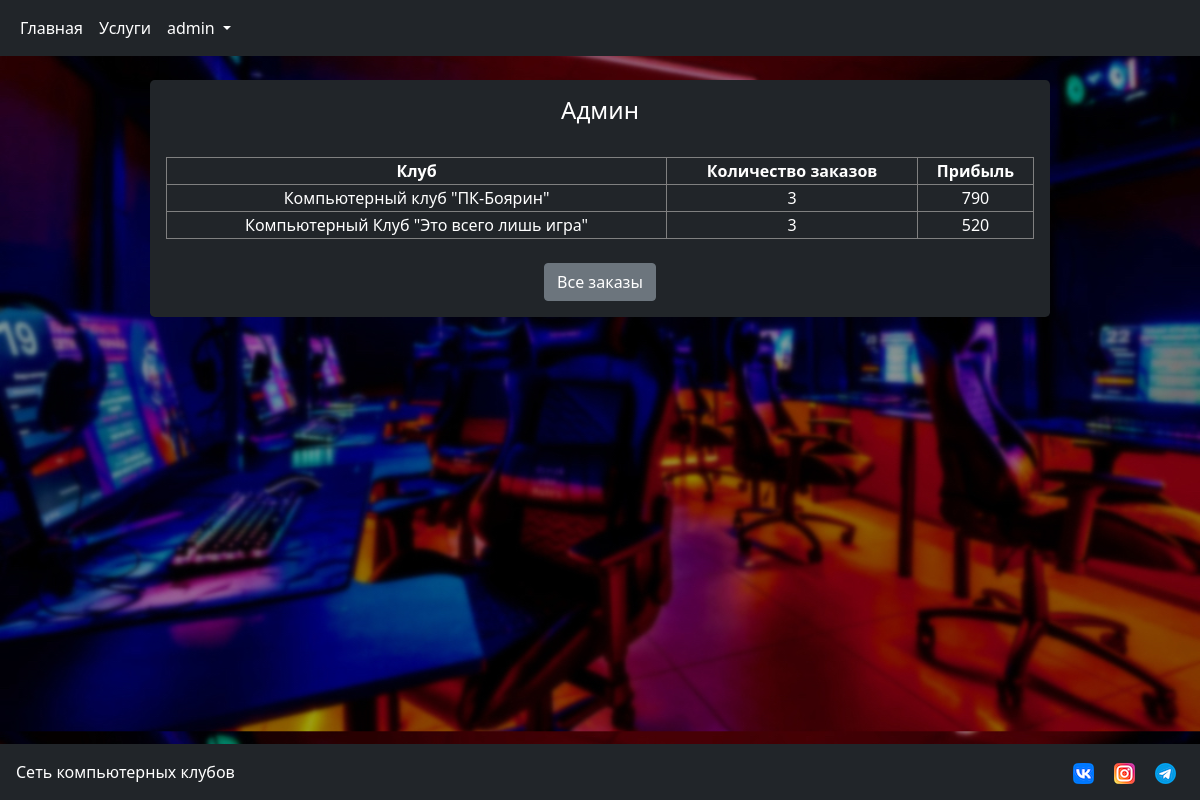
The page /profile/ (signed in) on the database its author committed.
### PCClub/models.py (models this page shows, shortened)
class CustomUser(AbstractUser):
    phone_number = models.PositiveIntegerField(verbose_name='Номер телефона', unique=True, validators=phone_valid)
    profile_image = models.ImageField(upload_to="PCClub/images/%Y/user_avatar/%m/", verbose_name="Фото профиля", default="avatar_default.png", null=True, blank=True)
    def __str__(self):
        return self.username
    class Meta:
        verbose_name = "Пользователь"
        verbose_name_plural = "Пользователи"
        ordering = ['id']

class Clubs(models.Model):
    title = models.CharField(verbose_name="Название", max_length=100, unique=True, blank=False, null=False)
    slug = models.SlugField(verbose_name="Url", max_length=255, unique=True, db_index=True)
    email = models.EmailField(verbose_name="Электронная почта", max_length=100)
    manager_phone = models.PositiveIntegerField(verbose_name='Телефон', validators=phone_valid)
    location = models.CharField(verbose_name="Адрес", max_length=100, unique=True, blank=False, null=False)
    tariffs = models.ManyToManyField(Tariff)
    photo = models.ImageField(upload_to='PCClub/images/club_photo/', verbose_name='Фото', default="default_tariff_photo.png", null=True, blank=True)
    def __str__(self):
        return self.title
    class Meta:
        verbose_name = "Компьютерный клуб"
        verbose_name_plural = "Компьютерные клубы"
        ordering = ['id', 'title']

### PCClub/views.py (the view)
# urls.py: path('profile/', profile, name='profile'),
def profile(request):
    if request.user.id is not None and not request.user.is_superuser:
        user = CustomUser.objects.filter(id=request.user.id)[0]
        orders = Orders.objects.filter(user=request.user)
        return render(request, 'pcclub/profile.html', {'user': user, 'orders': orders})
    elif request.user.is_superuser:
        clubs_orders = []
        for C in Clubs.objects.values('id', 'title'):
            clubs_orders.append(
                [
                    {'Клуб': C.get('title')},
                    {'Количество заказов': Orders.objects.filter(club=C.get('id')).count()},
                    {'Общая прибыль': Orders.objects.filter(club=C.get('id')).aggregate(Sum('cost')).get('cost__sum')}
                ]
            )
        orders = Orders.objects.all()
        return render(request, 'pcclub/profile_admin.html', {'clubs_orders': clubs_orders, 'orders': orders})
    else:
        return render(request, 'pcclub/register.html')

### PCClub/models.py (called while the page is built)
    def __str__(self):
        return self.title

### PCClub/templates/PCClub/profile_admin.html (shortened to what this page needs)
{% extends 'pcclub/base.html' %}
{% load static %}
{% block content %}
    <link type="text/css" rel="stylesheet" href="{% static 'pcclub/css/profile.css' %}">
    <div class="mx-auto mt-4 bg-dark rounded-3 text-white p-3 w-75">
        <h4 align="center">Админ</h4><br>
        <table class="w-100">
            <thead>
                <tr>
                    <th>Клуб</th>
                    <th>Количество заказов</th>
                    <th>Прибыль</th>
                </tr>
            </thead>
            {% for club_order in clubs_orders %}
                <tr>
                    {% for dict in club_order %}
                        {% for v in dict.values %}
                            <td>{{ v }}</td>
                        {% endfor %}
                    {% endfor %}
                </tr>
            {% endfor %}
        </table>
        <br>
        <div align="center"><button class="btn btn-secondary">Все заказы</button></div>
    </div>
{% endblock %}

### PCClub/templates/PCClub/base.html (shortened to what this page needs)
{% load static %}
<!DOCTYPE html>
<html lang="en" class="h-100">
<head>
    <link type="text/css" rel="stylesheet" href="{% static 'pcclub/css/bootstrap.min.css'%}">
    <link type="text/css" rel="stylesheet" href="{% static 'pcclub/css/base.css' %}">
</head>
<body class="d-flex flex-column h-100">
    <nav class="navbar navbar-expand-lg navbar-dark bg-dark py-2">
        <div class="container-fluid">
            <ul class="navbar-nav">
                <li class="nav-item">
                    <a class="nav-link text-white" href="{% url 'home' %}">Главная</a>
                </li>
                <li class="nav-item">
                    <a class="nav-link text-white" href="{% url 'services' %}">Услуги</a>
                </li>
            {% if request.user.is_authenticated %}
                <li class="nav-item dropdown">
                    <a class="nav-link active dropdown-toggle" href="#" id="navbarScrollingDropdown" role="button" data-bs-toggle="dropdown" aria-expanded="false">
                    {{ request.user.username }}
                    </a>
                </li>
            {% endif %}
            </ul>
        </div>
    </nav>
    {% block content %}
    {% endblock %}
    <footer class="footer mt-auto py-3 bg-dark">
        <span class="text-white p-3">Сеть компьютерных клубов</span>
        <div class="pe-3" style="float: right;">
            <a href="#" class="p-2"><img src="{% static 'pcclub/images/vk-logo.png' %}"></a>
            <a href="#" class="p-2"><img src="{% static 'pcclub/images/instagram-logo.png' %}"></a>
            <a href="#" class="p-2"><img src="{% static 'pcclub/images/telegram-logo.png' %}"></a>
        </div>
    </footer>
</body>
</html>

### PCClub/static/PCClub/css/profile.css (style rules this page uses)
table { text-align: center; border: 1px solid grey; }
th { border: 1px solid grey; }
td { border: 1px solid grey; }

### rows shown on the page
CustomUser: user.username "admin"
Clubs: values "Компьютерный клуб \"ПК-Боярин\""
Clubs: values "Компьютерный Клуб \"Это всего лишь игра\""

### other values the page prints
{{ v }} "3" "790" "3" "520"
